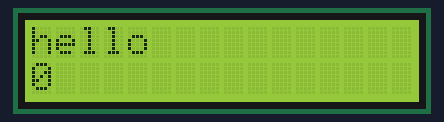
The sketch below on a simulated ESP8266 (NodeMCU). Shown: 16×2 character LCD.

Above: at 0.1 s.
At 4.1 s:
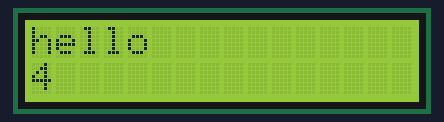
At 9.1 s:
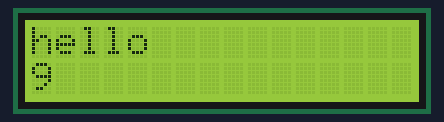
At 19.1 s:
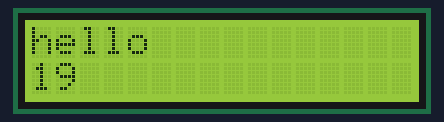
At 29.1 s:
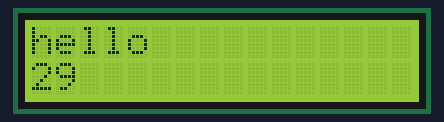
At 39.1 s:
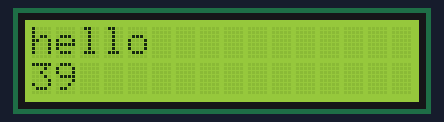

Measured:
- what the display in image 1 shows lasts 1.0 s, from 4.0 s to 5.0 s

The sketch:

HelloWorld_i2c.ino
```cpp
/*
 Demonstration sketch for Adafruit i2c/SPI LCD backpack
 using MCP23008 I2C expander
 ( http://www.ladyada.net/products/i2cspilcdbackpack/index.html )

 This sketch prints "Hello World!" to the LCD
 and shows the time.

  The circuit:
 * 5V to Arduino 5V pin
 * GND to Arduino GND pin
 * CLK to Analog #5
 * DAT to Analog #4
*/

// include the library code:
#include "Wire.h"
#include "Adafruit_LiquidCrystal.h"

// Connect via i2c, default address #0 (A0-A2 not jumpered)
Adafruit_LiquidCrystal lcd(0);

void setup() {
  // set up the LCD's number of rows and columns:
  Wire.begin(D7, D6);
  lcd.begin(16, 2);
  lcd.clear();
  // Print a message to the LCD.
  lcd.setCursor(0, 0);
  lcd.print("hello");
}

void loop() {
  // set the cursor to column 0, line 1
  // (note: line 1 is the second row, since counting begins with 0):
  lcd.setCursor(0, 1);
  // print the number of seconds since reset:
  lcd.print(millis() / 1000);

  lcd.setBacklight(HIGH);
//  delay(500);
//  lcd.setBacklight(LOW);
//  delay(500);
}
```
